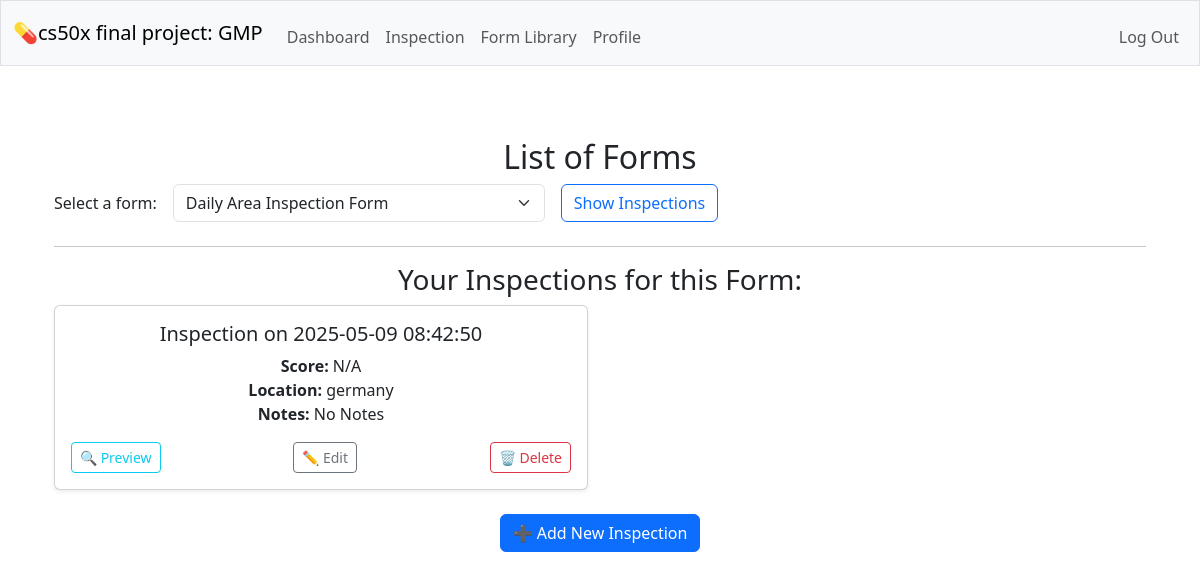
Before: /inspection_show?form_id=16 (signed in) with the older database file.
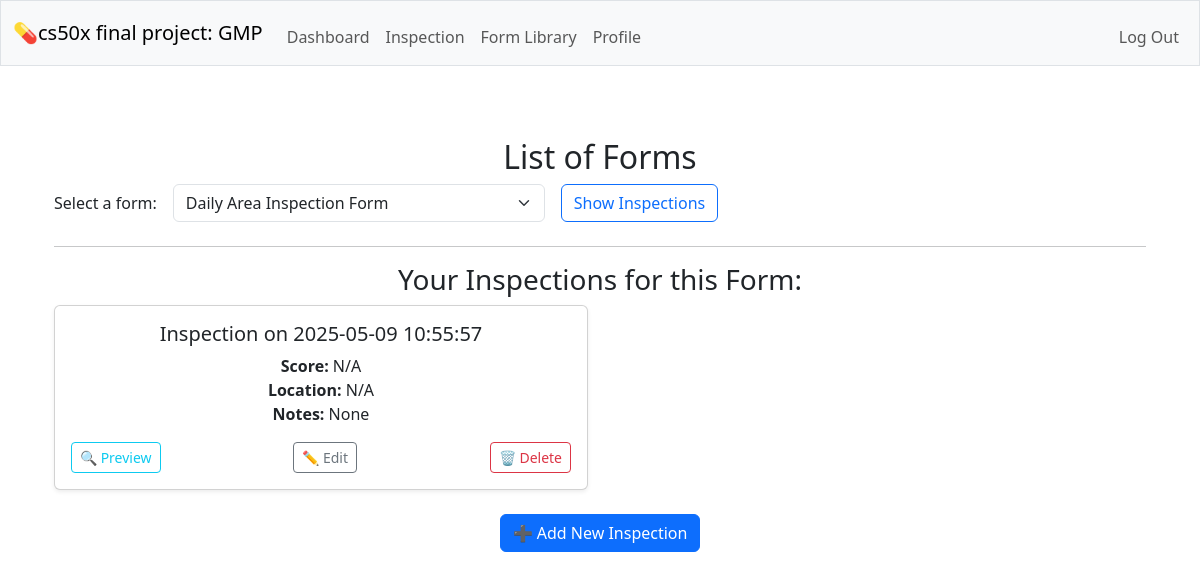
After: the same page with the newer database file.
### tables this page shows
CREATE TABLE inspections (id INTEGER PRIMARY KEY AUTOINCREMENT NOT NULL, form_id INTEGER NOT NULL, inspector_id INTEGER NOT NULL, submitted_at DATETIME DEFAULT CURRENT_TIMESTAMP, location TEXT,  notes TEXT,  score REAL, FOREIGN KEY (form_id) REFERENCES forms(id), FOREIGN KEY (inspector_id) REFERENCES users(id)
);

### app.py (the view)
@app.route("/inspection_show", methods=["GET", "POST"])
@login_required
def inspection_show():
    user_id = session["user_id"]
    if request.method == "POST":
        selected_form_id = request.form.get("form_id")
    else:
        selected_form_id = request.args.get("form_id")
    forms = db.execute("SELECT * FROM forms")
    inspections = []
    if selected_form_id:
        inspections = db.execute("""
            SELECT * FROM inspections
            WHERE form_id = ? AND inspector_id = ?
            ORDER BY submitted_at DESC
        """, selected_form_id, user_id)
    return render_template("inspection_show.html", forms=forms,
        selected_form_id=selected_form_id, inspections=inspections)

### helpers.py (called while the page is built)
def login_required(f):
    @wraps(f)
    def decorated_function(*args, **kwargs):
        if session.get("user_id") is None:
            return redirect("/login")
        return f(*args, **kwargs)
    return decorated_function

### templates/inspection_show.html (shortened to what this page needs)
{% extends "layout.html" %}
{% block main %}
<div class="container mt-4">
    <h2>List of Forms</h2>
    <form method="post" class="row g-3 align-items-center mb-4">
        <div class="col-auto">
            <label for="form_id" class="col-form-label">Select a form:</label>
        </div>
        <div class="col-auto">
            <select name="form_id" id="form_id" class="form-select" required>
                {% for form in forms %}
                    <option value="{{ form.id }}" {% if form.id == selected_form_id|int %}selected{% endif %}>
                        {{ form.name }}
                    </option>
                {% endfor %}
            </select>
        </div>
        <div class="col-auto">
            <button class="btn btn-outline-primary" type="submit">Show Inspections</button>
        </div>
    </form>
    {% if selected_form_id %}
        <hr>
        <h3>Your Inspections for this Form:</h3>
        {% if inspections %}
            <div class="row row-cols-1 row-cols-md-2 g-4">
                {% for inspection in inspections %}
                <div class="col">
                    <div class="card h-100 shadow-sm">
                        <div class="card-body">
                            <h5 class="card-title mb-2">Inspection on {{ inspection.submitted_at }}</h5>
                            <p class="card-text">
                                <strong>Score:</strong> {{ inspection.score or 'N/A' }}<br>
                                <strong>Location:</strong> {{ inspection.location or 'N/A' }}<br>
                                <strong>Notes:</strong> {{ inspection.notes or 'None' }}
                            </p>
                            <div class="d-flex justify-content-between mt-3">
                                <a href="/inspection/{{ inspection.id }}" class="btn btn-outline-info btn-sm">🔍 Preview</a>
                                <a href="/inspection/{{ inspection.id }}/edit" class="btn btn-outline-secondary btn-sm">✏️ Edit</a>
                                <form action="/inspection/{{ inspection.id }}/delete" method="post" onsubmit="return confirm('Are you sure you want to delete this inspection?');">
                                    <button type="submit" class="btn btn-outline-danger btn-sm">🗑️ Delete</button>
                                </form>
                            </div>
                        </div>
                    </div>
                </div>
                {% endfor %}
            </div>
        {% else %}
            <p class="text-muted mt-3">You haven't submitted any inspections for this form.</p>
        {% endif %}
        <form action="/inspection_new" method="get" class="mt-4">
            <button type="submit" class="btn btn-primary">➕ Add New Inspection</button>
        </form>
    {% endif %}
</div>
{% endblock %}

### templates/layout.html (shortened to what this page needs)
<!DOCTYPE html>
<html lang="en">
    <head>
        <link href="https://cdn.jsdelivr.net/npm/bootstrap@5.3.3/dist/css/bootstrap.min.css" rel="stylesheet">
        <link href="/static/styles.css" rel="stylesheet">
    </head>
    <body>
        <nav class="bg-light border navbar navbar-expand-md navbar-light">
            <div class="container-fluid">
                <a class="navbar-brand" href="/">💊cs50x final project: GMP</a>
                <div class="collapse navbar-collapse" id="navbar">
                    {% if session["user_id"] %}
                        <ul class="navbar-nav me-auto mt-2">
                            <li class="nav-item"><a class="nav-link" href="/">Dashboard</a></li>
                            <li class="nav-item"><a class="nav-link" href="/inspection_show">Inspection</a></li>
                            <li class="nav-item"><a class="nav-link" href="/forms_show">Form Library</a></li>
                            <li class="nav-item"><a class="nav-link" href="/">Profile</a></li>
                        </ul>
                        <ul class="navbar-nav ms-auto mt-2">
                            <li class="nav-item"><a class="nav-link" href="/logout">Log Out</a></li>
                        </ul>
                    {% else %}
                        <ul class="navbar-nav ms-auto mt-2">
                            <li class="nav-item"><a class="nav-link" href="/register">Register</a></li>
                            <li class="nav-item"><a class="nav-link" href="/login">Log In</a></li>
                        </ul>
                    {% endif %}
                </div>
            </div>
        </nav>
        <main class="container py-5 text-center">
            {% block main %}{% endblock %}
        </main>
    </body>
</html>

Changed rows visible on the page:
removed inspections: submitted_at "2025-05-09 08:42:50", score "N/A", location "germany", notes "No Notes"
added inspections: submitted_at "2025-05-09 10:55:57", score "N/A", location "N/A", notes "None"
